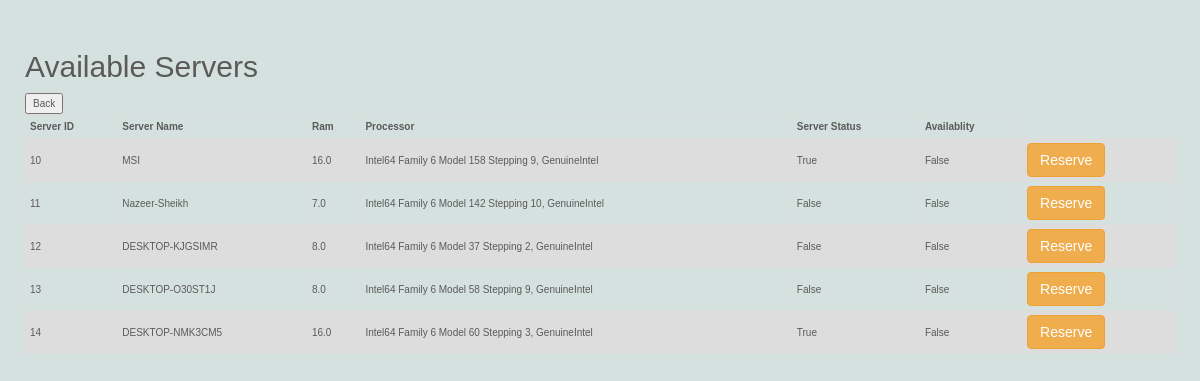
The page /available-server/ (signed in) on the database its author committed.
### server/models.py (models this page shows, shortened)
class ServerManagement(models.Model):
    server_name = models.CharField(max_length=255)
    ip_addr = models.CharField(default='0.0.0.0', max_length=255)
    ram = models.FloatField(max_length=3)
    processor = models.CharField(max_length=255)
    enable = models.BooleanField(default=False, null=False)

### user/views.py (the view)
# urls.py: path('available-server/', views.available_server, name='available-server'),
@login_required(login_url="login")
def available_server(request):
    servers = ServerManagement.objects.all()
    booked_server = ServerReservation.objects.filter(Q(end_time__gte=timezone.now()),
                                                     Q(reservation_time__lte=timezone.now()))
    setelement = set()
    for f in booked_server:
        if f.server_id in servers:
            setelement.add(f.server_id)
    dt = []
    for i in servers:
        dt += [
            {
                'servername': i.server_name,
                'ram': i.ram,
                'processor': i.processor,
                'available': i.enable,
                'status': (0 if i in setelement or not i.enable else 1),
                'server_id': i.id,
            }
        ]
    return render(request, 'user/login/available_server.html', {'ServerData': dt})

### user/templates/user/login/available_server.html (shortened to what this page needs)
<!DOCTYPE html>
<html lang="en">
<head>
    <link rel="stylesheet" href="https://maxcdn.bootstrapcdn.com/bootstrap/3.4.1/css/bootstrap.min.css">
</head>
<body>
<h2>Available Servers</h2>
<button onclick="history.back()">Back</button>
<table>
    <tr>
                <th>Server ID</th>
        <th>Server Name</th>
        <th>Ram</th>
        <th>Processor</th>
        <th>Server Status</th>
        <th>Availablity</th>
    </tr>
    {% for data in ServerData %}
    <tr>
                <td> {{ data.server_id }}</td>
        <td> {{ data.servername }}</td>
        <td>{{ data.ram }}</td>
        <td>{{ data.processor }}</td>
        <td>{{ data.available }}</td>
        <td>{% if data.status == 1 %}
        {{ True }}
            {% else %}
            {{ False }}
            {% endif %}
        </td>
        <td>
            <form method="post" action="{% url 'reservation' %}">
                <button type="submit" name="server" value="{{ data.server_id }}" class="btn btn-warning">Reserve
                </button>
            </form>
        </td>
    </tr>
    {% endfor %}
</table>
</body>
</html>

### user/templates/user/login/available_server.html (style rules this page uses)
body { background-color: #d5e1df; align-items: center; margin: 10px; padding: 2rem 1.5rem; font: 1rem/1.5 "PT Sans", Arial, sans-serif; color: #5a5a5a; }
table { font-family: arial, sans-serif; border-collapse: collapse; width: 100%; }
td, th { border: 1px solid #dddddd; text-align: left; padding: 4px; }
tr:nth-child(even) { background-color: #dddddd; }

### rows shown on the page
ServerManagement: servername "MSI", ram "16.0", processor "Intel64 Family 6 Model 158 Stepping 9, GenuineIntel"
ServerManagement: servername "Nazeer-Sheikh", ram "7.0", processor "Intel64 Family 6 Model 142 Stepping 10, GenuineIntel"
ServerManagement: servername "DESKTOP-KJGSIMR", ram "8.0", processor "Intel64 Family 6 Model 37 Stepping 2, GenuineIntel"
ServerManagement: servername "DESKTOP-O30ST1J", ram "8.0", processor "Intel64 Family 6 Model 58 Stepping 9, GenuineIntel"
ServerManagement: servername "DESKTOP-NMK3CM5", ram "16.0", processor "Intel64 Family 6 Model 60 Stepping 3, GenuineIntel"

### other values the page prints
{{ data.server_id }} "10" "11" "12" "13" "14"
{{ data.available }} "True" "False" "False" "False" "True"
{{ False }} "False" "False" "False" "False" "False"
